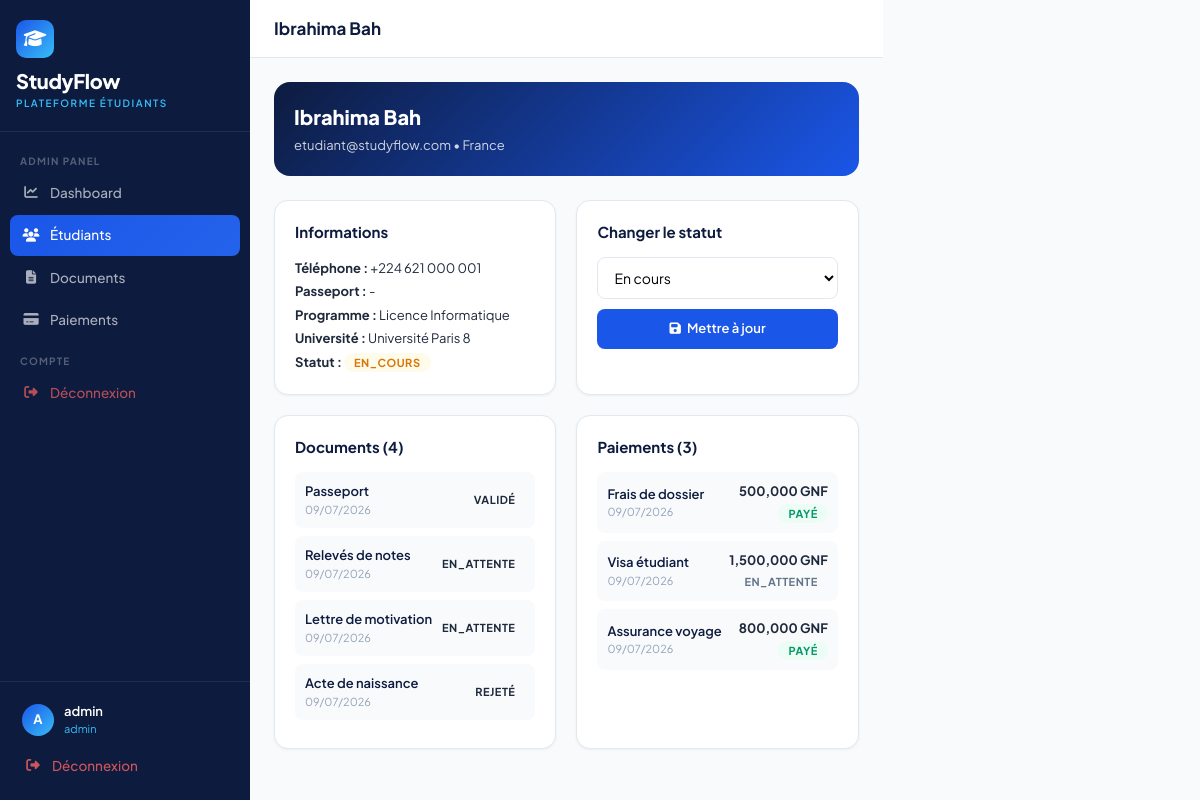
Before: /admin/student/1 (signed in) with the older database file.
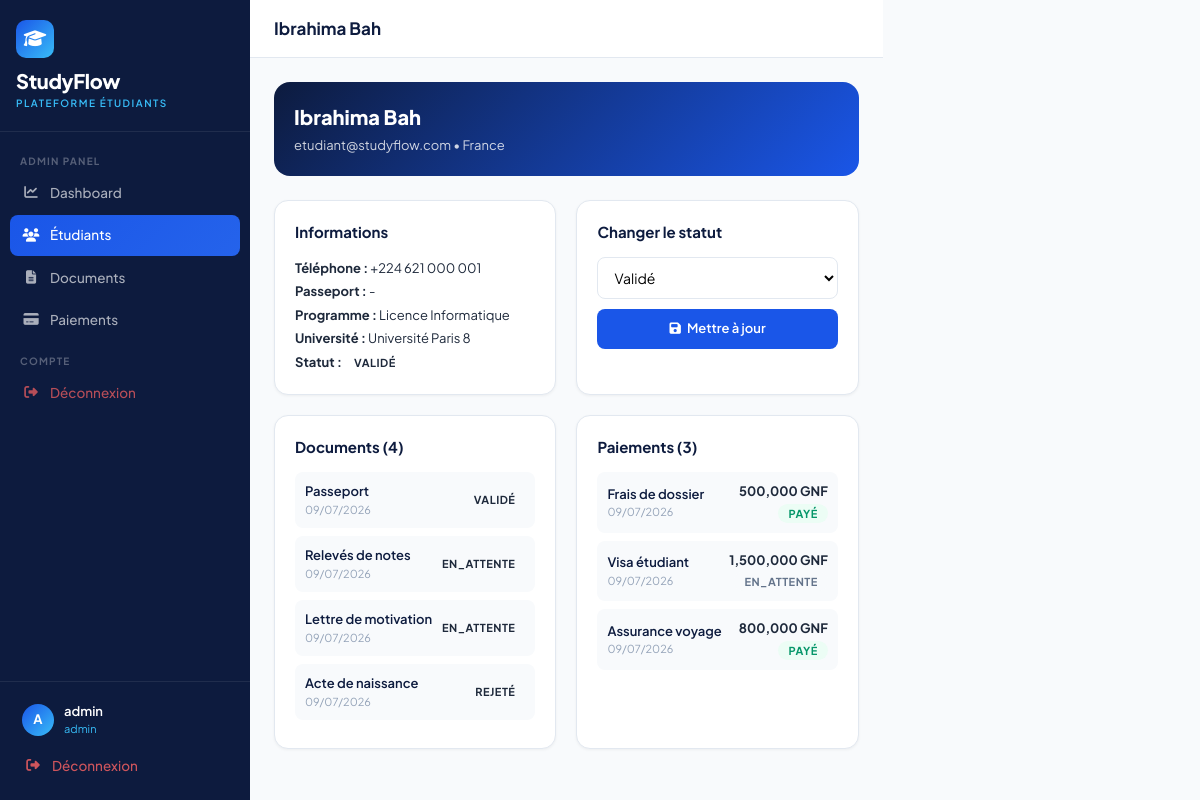
After: the same page with the newer database file.
### models/user.py (models this page shows)
class StudentProfile(db.Model):
    __tablename__ = 'student_profiles'
    id = db.Column(db.Integer, primary_key=True)
    user_id = db.Column(db.Integer, db.ForeignKey('users.id'), nullable=False)
    first_name = db.Column(db.String(80))
    last_name = db.Column(db.String(80))
    phone = db.Column(db.String(20))
    nationality = db.Column(db.String(50))
    passport_number = db.Column(db.String(30))
    destination_country = db.Column(db.String(50))
    program = db.Column(db.String(200))
    program_level = db.Column(db.String(20), default='Licence')  # Licence, Master
    university = db.Column(db.String(200))
    status = db.Column(db.String(30), default='nouveau')
    created_at = db.Column(db.DateTime, default=datetime.utcnow)
    documents = db.relationship('Document', backref='student', lazy=True)
    payments = db.relationship('Payment', backref='student', lazy=True)
    @property
    def full_name(self):
        return f"{self.first_name or ''} {self.last_name or ''}".strip()

### routes/admin.py (the view)
@admin_bp.route('/student/<int:sid>')
@login_required
@admin_required
def student_detail(sid):
    profile = StudentProfile.query.get_or_404(sid)
    docs = Document.query.filter_by(student_id=sid).all()
    payments = Payment.query.filter_by(student_id=sid).all()
    return render_template('admin/student_detail.html',
        profile=profile, docs=docs, payments=payments
    )

### routes/admin.py (called while the page is built)
def admin_required(f):
    @wraps(f)
    def decorated(*args, **kwargs):
        if not current_user.is_authenticated or current_user.role != 'admin':
            flash('Accès refusé. Vous n\'êtes pas administrateur.', 'danger')
            return redirect(url_for('auth.login'))
        return f(*args, **kwargs)
    return decorated

### templates/admin/student_detail.html (shortened to what the changed rows need)
{% extends "base.html" %}
{% block page_title %}{{ profile.full_name }}{% endblock %}
{% block content %}
<div style="background:linear-gradient(135deg,#0D1B3E,#1A56E8);border-radius:16px;padding:20px;color:#fff;margin-bottom:24px;">
  <div style="font-size:20px;font-weight:800;margin-bottom:4px;">{{ profile.full_name }}</div>
  <div style="font-size:13px;opacity:.8;">{{ profile.user.email if profile.user else '-' }} • {{ profile.destination_country or '-' }}</div>
</div>
<div style="display:grid;grid-template-columns:1fr 1fr;gap:20px;">
  <div class="sf-card">
    <div style="font-size:13px;line-height:1.8;">
      <div><b>Téléphone :</b> {{ profile.phone or '-' }}</div>
      <div><b>Passeport :</b> {{ profile.passport_number or '-' }}</div>
      <div><b>Programme :</b> {{ profile.program or '-' }}</div>
      <div><b>Université :</b> {{ profile.university or '-' }}</div>
      <div><b>Statut :</b> <span class="badge-status bs-{{ profile.status }}">{{ profile.status }}</span></div>
    </div>
  </div>
  <div class="sf-card">
    <form method="POST" action="{{ url_for('admin.update_student_status', sid=profile.id) }}">
      <select name="status" class="sf-input" style="padding-left:12px;margin-bottom:10px;">
        <option value="en_cours" {% if profile.status == 'en_cours' %}selected{% endif %}>En cours</option>
        <option value="validé" {% if profile.status == 'validé' %}selected{% endif %}>Validé</option>
      </select>
      <button type="submit" class="btn-sf btn-primary-sf" style="width:100%;justify-content:center;padding:10px;">
        <i class="fas fa-save"></i> Mettre à jour
      </button>
    </form>
  </div>
</div>
{% endblock %}

Changed rows visible on the page:
changed StudentProfile "Ibrahima Bah": status "EN_COURS" → "VALIDÉ"; status "En cours" → "Validé"
